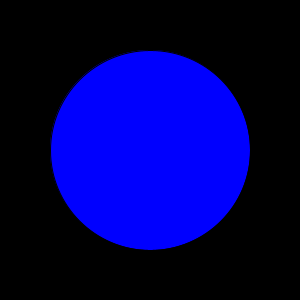
Frame 1 (no input)
Frame 60 (the mouse pressed at the canvas centre just before this capture): identical to frame 1, image omitted
Frame 120 (the mouse held since frame 60 and released just before this capture): identical to frame 1, image omitted

The Processing sketch that drew this single still picture (run headless with seeded random() and noise(); from frame 60 on, the mouse is pressed at the canvas centre):

// Processing sketch: circle_collision_example
// ── circle_collision_example.pde
float circleCenterX;
float circleCenterY;
float circleRadius;
color circleFill;
boolean circleVisible;

void setup() {
  size(300, 300);
  circleCenterX = width/2;
  circleCenterY = height/2;
  circleRadius = 100;
  circleFill = color(0, 0, 255);
  circleVisible = true;
}

void draw() {
  background(0);

  if (circleVisible == true) {
    fill(circleFill);
    ellipse(circleCenterX, circleCenterY, circleRadius*2, circleRadius*2);
  }
}

void mouseClicked() {

  if (dist(mouseX, mouseY, circleCenterX, circleCenterY) < circleRadius) {
    //circleFill = color(255, 0, 0);
    circleVisible = false;
  } else {
    //circleFill = color(0, 255, 0);
  }
}

void keyPressed() {
  circleVisible = true;
}
